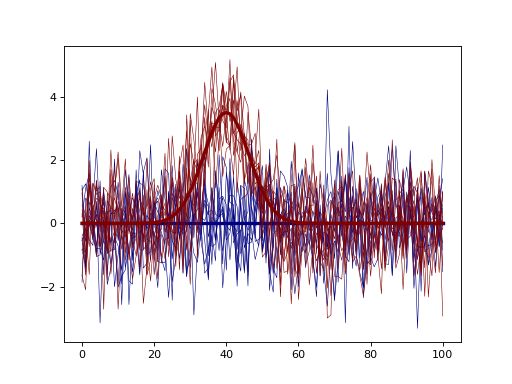

Generate this figure with Python:
from matplotlib import pyplot
import power1d

J        = 10
Q        = 101
baseline = power1d.geom.Null( Q=Q )
signal0  = power1d.geom.Null( Q=Q )
signal1  = power1d.geom.GaussianPulse( Q=Q, q=40, fwhm=15, amp=3.5 )
noise    = power1d.noise.Gaussian( J=J, Q=Q, mu=0, sigma=1.0 )
model0   = power1d.models.DataSample(baseline, signal0, noise, J=J)
model1   = power1d.models.DataSample(baseline, signal1, noise, J=J)
emodel   = power1d.models.Experiment( [model0, model1], fn=power1d.stats.t_2sample )
pyplot.close('all')
emodel.plot()
